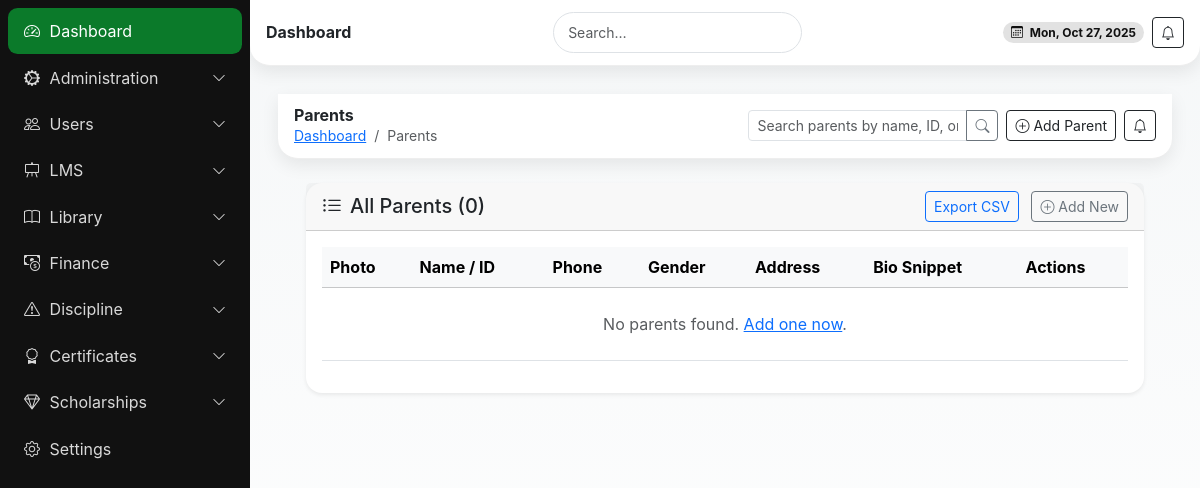
/parents/ (signed in), run on an earlier commit of the app's database.
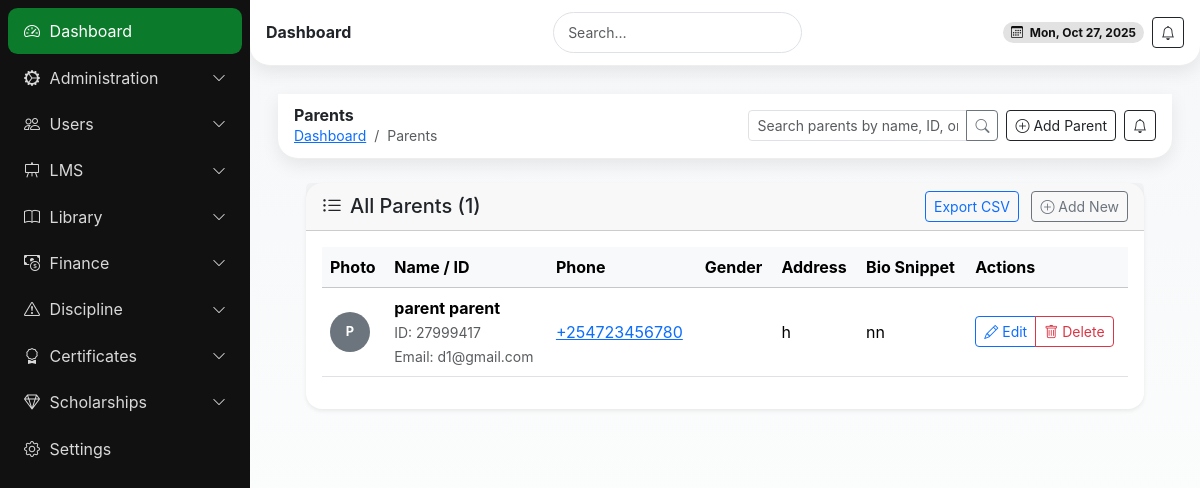
And on a later commit of the database.
### school/models.py (models this page shows, shortened)
class Parent(models.Model):
    user = models.OneToOneField(User, on_delete=models.CASCADE)
    parent_id = models.CharField(max_length=50, unique=True, db_index=True)  # Unique parent ID
    date_of_birth = models.DateField(blank=True, null=True)
    gender = models.CharField(max_length=10, choices=GENDER_CHOICES, blank=True)
    phone = models.CharField(max_length=15, unique=True)  # Unique phone number
    address = models.TextField(blank=True, null=True)
    bio = models.TextField(blank=True, null=True)  # Short biography
    profile_picture = models.ImageField(upload_to='parents/', blank=True, null=True)
    school = models.ForeignKey(School, on_delete=models.CASCADE)

### userauths/models.py (models this page shows, shortened)
class User(AbstractUser):
    COUNTRY_CURRENCY_MAP = {
        'KENYA': 'KES',
        'UGANDA': 'UGX',
    }
    username = None  # Disable username field
    phone_number = models.CharField(max_length=15, unique=True)
    country = models.CharField(max_length=15,blank=True, null=True)
    email = models.EmailField(unique=True)
    first_name = models.CharField(max_length=50)
    last_name = models.CharField(max_length=50)
    is_staff = models.BooleanField(default=False)
    is_superuser = models.BooleanField(default=False)
    is_admin = models.BooleanField(default=False)
    school_staff = models.BooleanField(default=False)
    is_student = models.BooleanField(default=False)
    is_teacher = models.BooleanField(default=False)
    is_parent = models.BooleanField(default=False)
    is_active = models.BooleanField(default=True)
    is_verified = models.BooleanField(default=False)
    created_at = models.DateTimeField(auto_now_add=True)
    updated_at = models.DateTimeField(auto_now=True)
    objects = CustomUserManager()
    USERNAME_FIELD = 'email'  # Use email as the username field
    REQUIRED_FIELDS = ['first_name', 'last_name', 'phone_number']  # Required fields for createsuperuser
    class Meta:
        ordering = ['-created_at']

### school/views.py (the view, shortened to what this page needs)
# urls.py: path('parents/', views.parent_list_create, name='parent_list_create'),
@login_required
def parent_list_create(request):
    try:
        school = request.user.school_admin_profile
    except AttributeError:
        messages.error(request, "Access denied: Admin privileges required.")
        return redirect('school:dashboard')
    if request.method == 'POST':
        form = ParentCreationForm(request.POST, request.FILES, school=school)
        if form.is_valid():
            parent, password = form.save()
            messages.success(
                request,
                f'Successfully created parent "{parent.user.get_full_name()}" ({parent.parent_id}). '
                f'Temporary password: <strong>{password}</strong>. '
                f'Email sent: {"Yes" if form.cleaned_data["send_email"] else "No"}.'
            )
            logger.info(f"Created parent {parent.parent_id} for school {school.name}.")
            return redirect('school:parent_list_create')  # Back to list
    else:
        form = ParentCreationForm(school=school)
    query = request.GET.get('q', '')
    parents = Parent.objects.filter(school=school).select_related('user').order_by('-user__created_at')
    context = {
        'parents': parents,
        'form': form,  # For add modal
        'school': school,
        'query': query,
    }
    return render(request, 'school/parents.html', context)

### templates/school/parents.html (shortened to what the changed rows need)
{% extends 'school/base.html' %}
{% load static %}
{% block content %}
  <section class="content container-fluid py-4">
    <div class="card shadow-sm border-0 rounded-4">
      <div class="card-header d-flex justify-content-between align-items-center">
        <h5 class="mb-0"><i class="bi bi-list-ul me-2"></i>All Parents ({{ parents.count }})</h5>
        <div>
          <a href="#" class="btn btn-sm btn-outline-primary me-2" data-bs-toggle="modal" data-bs-target="#exportModal">Export CSV</a>
          <button class="btn btn-sm btn-outline-secondary" data-bs-toggle="modal" data-bs-target="#addParentModal">
          </button>
        </div>
      </div>
      <div class="card-body">
        <div class="table-responsive">
          <table class="table table-hover align-middle">
            <thead class="table-light">
              <tr>
                <th>Photo</th>
                <th>Name / ID</th>
                <th>Phone</th>
                <th>Gender</th>
                <th>Address</th>
                <th>Bio Snippet</th>
                <th>Actions</th>
              </tr>
            </thead>
            <tbody>
              {% for parent in parents %}
              <tr>
                <td>
                  {% if parent.profile_picture %}
                    <img src="{{ parent.profile_picture.url }}" alt="{{ parent.user.get_full_name }}" class="rounded-circle" width="40" height="40">
                  {% else %}
                    <span class="avatar-placeholder bg-secondary text-white rounded-circle d-flex align-items-center justify-content-center fw-bold" style="width: 40px; height: 40px; font-size: 0.8em;">
                      {{ parent.user.get_full_name.0|upper }}
                    </span>
                  {% endif %}
                </td>
                <td>
                  <strong>{{ parent.user.get_full_name }}</strong><br>
                  <small class="text-muted">ID: {{ parent.parent_id }}</small><br>
                  <small class="text-muted">Email: {{ parent.user.email }}</small>
                </td>
                <td><a href="tel:{{ parent.phone }}">{{ parent.phone }}</a></td>
                <td>
                  {% if parent.gender %}
                    <span class="badge bg-{{ parent.gender|lower }}">{{ parent.get_gender_display }}</span>
                  {% else %}
                    <span class="badge bg-secondary">N/A</span>
                  {% endif %}
                </td>
                <td>{{ parent.address|truncatewords:5|default:"N/A" }}</td>
                <td>{{ parent.bio|truncatewords:10|default:"N/A" }}</td>
                <td>
                  <div class="btn-group btn-group-sm" role="group">
                    <button type="button" class="btn btn-outline-primary" data-bs-toggle="modal" data-bs-target="#editModal{{ parent.pk }}">
                      <i class="bi bi-pencil"></i> Edit
                    </button>
                    <button type="button" class="btn btn-outline-danger" data-bs-toggle="modal" data-bs-target="#deleteModal{{ parent.pk }}">
                      <i class="bi bi-trash"></i> Delete
                    </button>
                  </div>
                </td>
              </tr>
              {% empty %}
              <tr><td colspan="7" class="text-center text-muted py-4">No parents found. <a href="#" data-bs-toggle="modal" data-bs-target="#addParentModal">Add one now</a>.</td></tr>
              {% endfor %}
            </tbody>
          </table>
        </div>
      </div>
    </div>
  </section>
{% endblock %}

What changed in the data, as far as the page shows it:
added Parent: user.get_full_name.0 "P", user.get_full_name "parent parent", parent_id "27999417", user.email "d1@gmail.com", phone "+254723456780", address "h", bio "nn"
Also different on the page:
{{ parents.count }}: "0" → "1"
text no longer shown: "No parents found. Add one now ."
